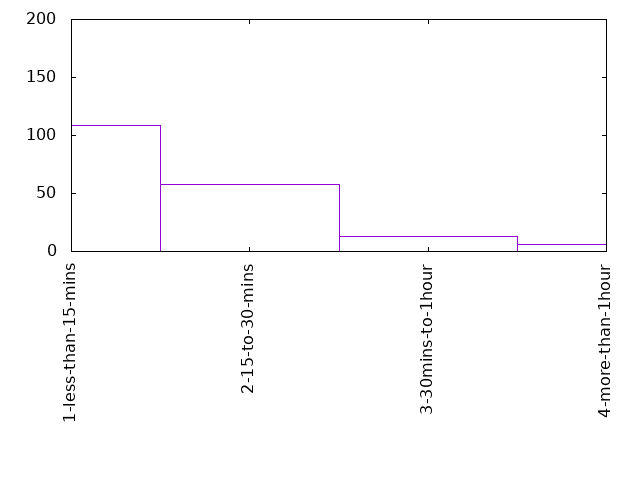

Here is the gnuplot script that generated this plot:
set term png
set out "0-10traveltime.png"
set key off
set xtics rotate
set yrange[0:200]

plot '0-10traveltime.dat' using 1:xticlabel(2) with boxes
